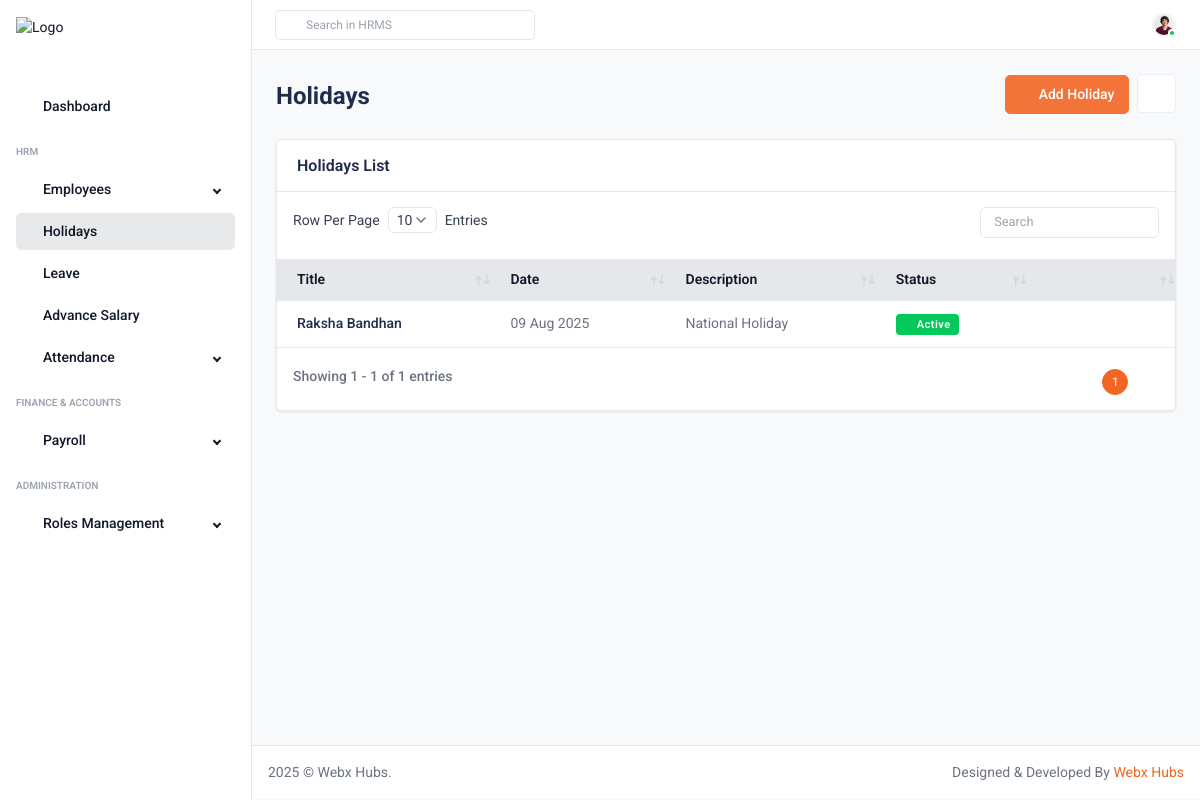
Screenshot of /holiday/ (signed in) with the database file from the repository.
### manager/models.py (models this page shows, shortened)
class Holiday(models.Model):
    STATUS_CHOICES = (
        ('Active', 'Active'),
        ('Inactive', 'Inactive'),
    )
    title = models.CharField(max_length=255)
    date = models.DateField()
    description = models.TextField(blank=True, null=True)
    status = models.CharField(max_length=10, choices=STATUS_CHOICES, default='Active')

### hrms/views.py (the view)
# urls.py: path('holiday/', views.holiday),
@login_required()
def holiday(request):
    allholiday=Holiday.objects.all()
    d={'holiday':"active",'allholiday':allholiday}
    return render(request,"holiday.html",d)

### manager/templatetags/permissions.py (called while the page is built)
@register.simple_tag(takes_context=True)
def has_permission(context, permission_name):
    user = context['request'].user
    if user.is_authenticated:
        if user.is_superuser:
            return True
        try:
            employee = user.employee
            return RolePermission.objects.filter(role=employee.role, permission__name=permission_name).exists()
        except Exception:
            return False
    return False

### templates/holiday.html (shortened to what this page needs)
<!DOCTYPE html>
<html lang="en">
<head>
    {% include 'css.html' %}
</head>
<body>
    <div class="main-wrapper">
        {% include 'header.html' %}
        {% include 'sidebar.html' %}
        <div class="page-wrapper" style="min-height: 570px;">
            <div class="content">
                <div class="d-md-flex d-block align-items-center justify-content-between page-breadcrumb mb-3">
                    <div class="my-auto mb-2">
                        <h2 class="mb-1">Holidays</h2>
                    </div>
                    <div class="d-flex my-xl-auto right-content align-items-center flex-wrap ">
                        <div class="mb-2">
                            <a href="#" data-bs-toggle="modal" data-bs-target="#add_holiday"
                                class="btn btn-primary d-flex align-items-center"><i
                                    class="ti ti-circle-plus me-2"></i>Add Holiday</a>
                        </div>
                        <div class="head-icons ms-2">
                            <a href="javascript:void(0);" class="" data-bs-toggle="tooltip" data-bs-placement="top"
                                data-bs-original-title="Collapse" id="collapse-header">
                                <i class="ti ti-chevrons-up"></i>
                            </a>
                        </div>
                    </div>
                </div>
                <div class="card">
                    <div class="card-header d-flex align-items-center justify-content-between flex-wrap row-gap-3">
                        <h5>Holidays List</h5>
                    </div>
                    <div class="card-body p-0">
                        <div class="custom-datatable-filter table-responsive">
                            <div id="DataTables_Table_0_wrapper" class="dataTables_wrapper dt-bootstrap5 no-footer">
                                <div class="row dt-row">
                                    <div class="col-sm-12 table-responsive">
                                   <table class="table datatable dataTable no-footer" id="DataTables_Table_0"
    aria-describedby="DataTables_Table_0_info">
    <thead class="thead-light">
        <tr>
            <th class="sorting">Title</th>
            <th class="sorting">Date</th>
            <th class="sorting">Description</th>
            <th class="sorting">Status</th>
            <th class="sorting"></th>
        </tr>
    </thead>
    <tbody>
        {% if allholiday %}
            {% for h in allholiday %}
            <tr>
                <td>
                    <h6 class="fw-medium">{{ h.title }}</h6>
                </td>
                <td>{{ h.date|date:"d M Y" }}</td>
                <td>{{ h.description }}</td>
                <td>
                    {% if h.status == "Active" %}
                        <span class="badge badge-success d-inline-flex align-items-center badge-sm">
                            <i class="ti ti-point-filled me-1"></i>{{ h.status }}
                        </span>
                    {% else %}
                        <span class="badge badge-danger d-inline-flex align-items-center badge-sm">
                            <i class="ti ti-point-filled me-1"></i>{{ h.status }}
                        </span>
                    {% endif %}
                </td>
                <td>
                    <div class="action-icon d-inline-flex">
                  <a href="#" class="me-2 edit-btn"
   data-id="{{ h.id }}"
   data-title="{{ h.title }}"
   data-date="{{ h.date|date:'d-m-Y' }}"
   data-description="{{ h.description }}"
   data-status="{{ h.status }}"
   data-bs-toggle="modal"
   data-bs-target="#edit_holiday">
   <i class="ti ti-edit"></i>
</a>
   <a href="javascript:void(0);" data-bs-toggle="modal"
       data-bs-target="#delete_modal" data-id="{{ h.id }}">
        <i class="ti ti-trash"></i>
    </a>
                    </div>
                </td>
            </tr>
            {% endfor %}
        {% else %}
            <tr>
                <td colspan="5" class="text-center">No holidays found.</td>
            </tr>
        {% endif %}
    </tbody>
</table>
                                    </div>
                                </div>
                            </div>
                        </div>
                    </div>
                </div>
            </div>
            <div class="footer d-sm-flex align-items-center justify-content-between border-top bg-white p-3">
                <p class="mb-0">2025 © Webx Hubs.</p>
                <p>Designed &amp; Developed By <a href="javascript:void(0);" class="text-primary">Webx Hubs</a></p>
            </div>
        </div>
    </div>
</body>
</html>

### rows the page displays
Holiday: title "Raksha Bandhan", date "09 Aug 2025", description "National Holiday", status "Active"
